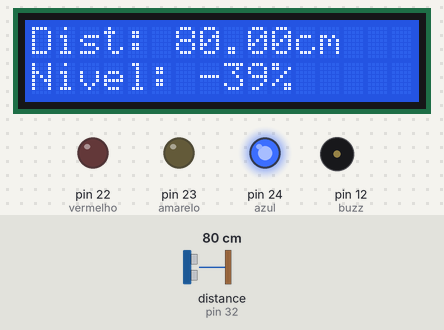
Bench run of a sketch on a simulated Arduino Mega 2560, built with avr-gcc and run on an emulated ATmega2560. Parts: 16×2 character LCD, output pins drawn as LEDs (lit = HIGH), buzzer (waves = sounding, pin HIGH). Inputs (shaded band) come from the test bench; at power-on: distance to the obstacle (sensor on pin 32) 80 cm. The echo pulse lasts 58.3 µs per cm.

Above: at 1.2 s.
1.3 s: distance to the obstacle (sensor on pin 32) set to 299 cm
At 2.8 s:
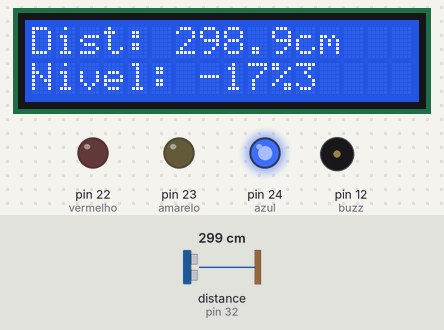
4.3 s: distance to the obstacle (sensor on pin 32) set to 13 cm
At 5.6 s:
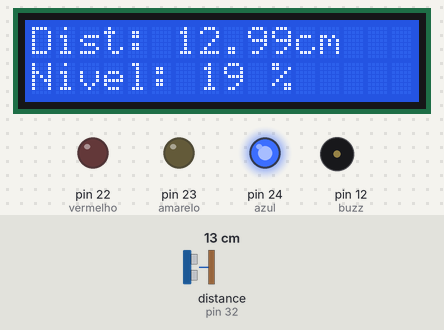
5.9 s: distance to the obstacle (sensor on pin 32) set to 10 cm
At 7.1 s:
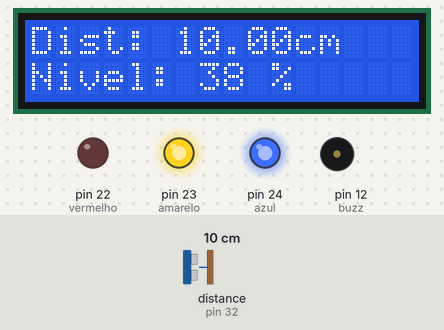
7.4 s: distance to the obstacle (sensor on pin 32) set to 120 cm
At 8.6 s:
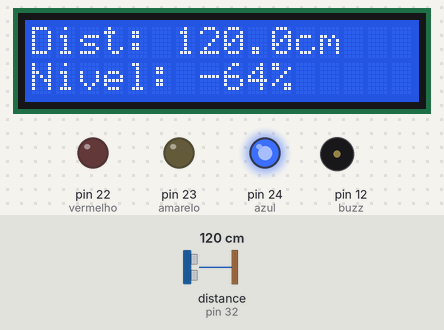
10.4 s: distance to the obstacle (sensor on pin 32) set to 2 cm
At 10.9 s:
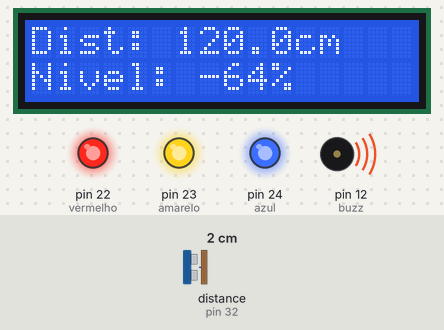
Timing chart, 0 to 14.4 s (numbered marks = the images above; inputs shaded):
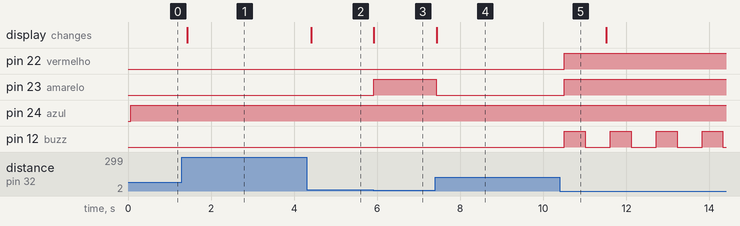

The sketch:

medidor_de_nivel.ino
```cpp
#include <LiquidCrystal.h> //Biblioteca utilizada para fazer o controle do LCD
#include <Ultrasonic.h> //Biblioteca utilizada para realizar as funções do sensor Ultrasonico

#define PINO_TRG 30 //Define os pinos do Arduino ligados ao Trigger
#define PINO_ECHO 32 //Define os pinos do Arduino ligados ao Echo

Ultrasonic ultrasonic(PINO_TRG, PINO_ECHO); //Inicializa o sesnsor Ultrasonico nos pinos especificados

LiquidCrystal lcd(7, 6, 5, 4, 3, 2); //Configura os pinos do Arduino para se comunicar com o LCD
//int trig = 30;
//int echo = 32;

int azul = 24; //Pino 24 sera saida do LED Azul
int amarelo = 23; //Pino 23 sera saida do LED Amarelo
int vermelho = 22; //Pino 22 sera saida do LED Vermelho

int buzz = 12; //Pino 12 sera saida da buzina

void setup() {
// pinMode(trig, OUTPUT);
// pinMode(echo, INPUT);

  pinMode(azul, OUTPUT); //Pino representando LED Azul
  pinMode(amarelo, OUTPUT); //Pino representando LED Amarelo
  pinMode(vermelho, OUTPUT); //Pino representando LED Vermelho

  pinMode(buzz, OUTPUT); //Pino representando a buzina

  Serial.begin(9600); //Iniciamos a porta serial com Baud Rate de 9600B
  lcd.begin(16, 2);//Inicia o LCD com dimensoes 16X2(Colunas X Linhas)
}

void loop() {
//  digitalWrite(trig, LOW);
//  delayMicroseconds(2);

//  digitalWrite(trig, HIGH);
//  delayMicroseconds(10);

//  digitalWrite(trig, LOW);

//  float duracao = pulseIn(echo, HIGH);

//  float distancia = duracao / 58.00;
//  float capacidade = 100 - distancia * 6.085;

float distancia; //Declarando a variavel distancia
long microsec = ultrasonic.timing(); //Le os valores do sensor Ultrasonico
distancia = ultrasonic.convert(microsec, Ultrasonic::CM); //Atribui os valores em Cm

int nivel = 100 - distancia * 6.2; //Calcula a capacidade em porcentagem

  //Usamos o IF, um estrutara de condiçao, para verificar as distancias

  if(distancia > 11){ //Se for maior que 11...
    digitalWrite(azul, HIGH); //O LED azul acende
    digitalWrite(amarelo, LOW); //O LED amarelo permanece apagado
    digitalWrite(vermelho, LOW); //O LED vermelho permanece apagado
  }

  if((distancia <= 11) && (distancia > 6)){ //Se for menor igual a 11 e maior que 6...
    digitalWrite(azul, HIGH); //O LED azul permanece aceso
    digitalWrite(amarelo, HIGH); //O LED amarelo acende
    digitalWrite(vermelho, LOW); //O LED vermelho permanece apagado
  }
  if(distancia <= 6){ //Se for menoor igual a 6
    digitalWrite(azul, HIGH); //O LED azul permanece aceso
    digitalWrite(amarelo, HIGH); //O LED amarelo permanece aceso
    digitalWrite(vermelho, HIGH); //O LED vermelho acente

    digitalWrite(buzz, HIGH); //A buzina apita
    delay(500); //Aguarda 5 segundos
    digitalWrite(buzz, LOW); //A buzina desliga
    delay(500); //Aguarda 5 segundos
  }

  lcd.clear();

  lcd.setCursor(0, 0); //Posiciona o cursor na coluna zero(0) e na linha zero(0)
  lcd.print("Dist:"); //Printa a palavra Dist
  lcd.setCursor(6, 0); //Posiciona o cursor na coluna seis(6) e na linha zero(0)
  lcd.print(distancia); //Printa o valor da variavel distancia
  lcd.setCursor(11, 0); //Posiciona o cursor na coluna dez(10) e na linha zero(0)
  lcd.print("cm"); //Printa a palavra cm

  lcd.setCursor(0,1); //Posiciona o cursor na coluna zero(0) e na linha um(1)
  lcd.print("Nivel:"); //Printa a palavra Quant
  lcd.setCursor(7,1); //Posiciona o cursor na coluna sete(7) e na linha um(1)
  lcd.print(nivel); //Print o valor da variavel capacidade
  lcd.setCursor(10,1); //Posiciona o cursor na coluna onze(11) e na linha um(1)
  lcd.print("%"); //Printa sinal numerico
  delay(100); //Aguarda 1 segundo
}
```

Measured:
- the behaviour switches between 12 and 11 cm on distance to the obstacle (sensor on pin 32) (found by bisection; images 2 and 3)
- after the input at 1.3 s, the display: changes after 0.13 s (image 1)
- after the input at 4.3 s, the display: changes after 0.11 s (image 2)
- after the input at 5.9 s, pin 23 (amarelo): LOW → HIGH at once; the display: changes at once (image 3)
- after the input at 7.4 s, pin 23 (amarelo): HIGH → LOW at once; the display: changes at once (image 4)
- after the input at 10.4 s, pin 22 (vermelho), pin 23 (amarelo): LOW → HIGH after 0.11 s; pin 12 (buzz): alternates HIGH for 0.50 s and LOW for 0.61 s, starting after 0.11 s
